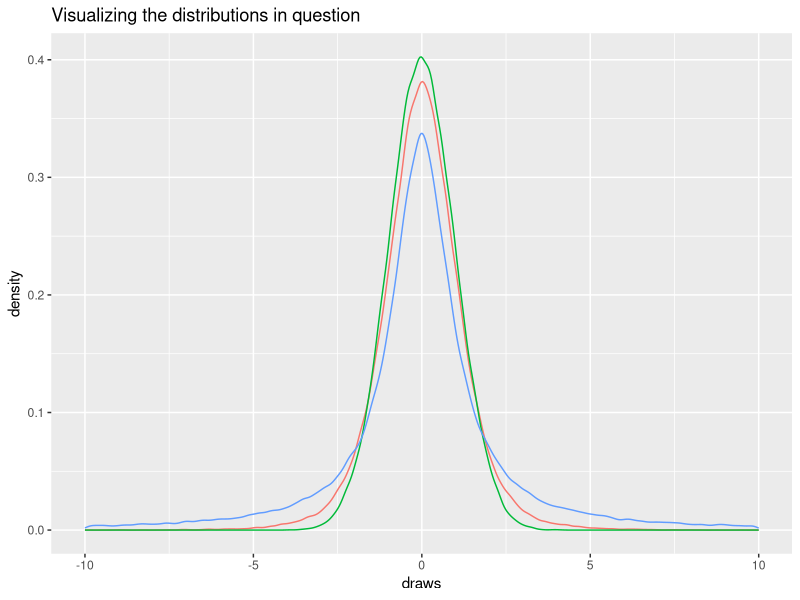
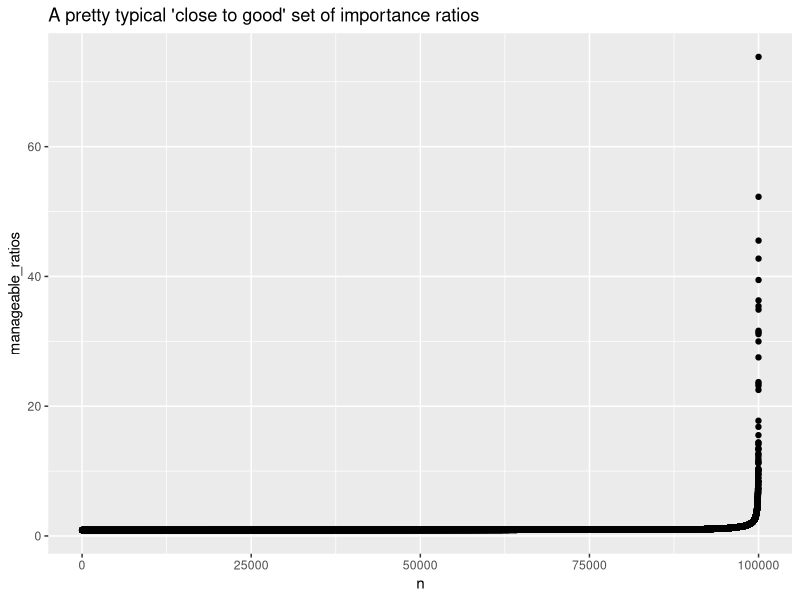
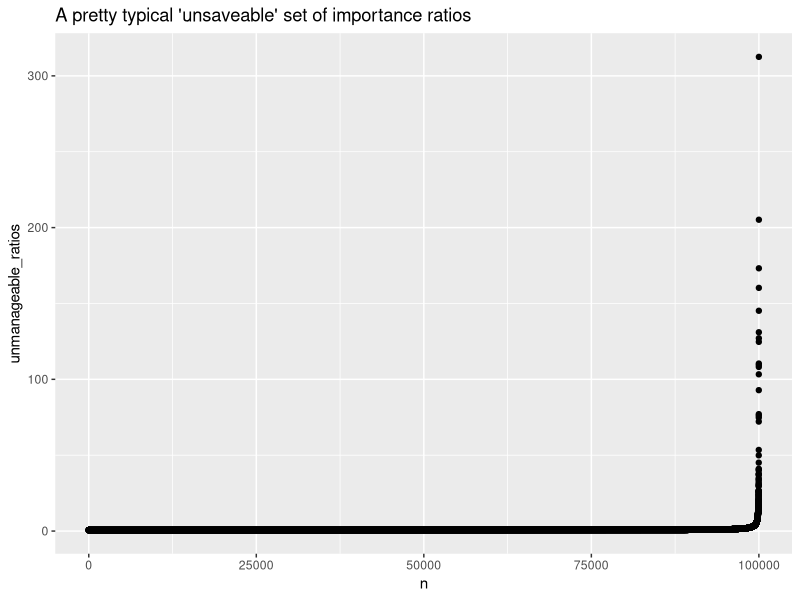

R code for these plots, in order:
library(tidyverse)
library(loo)

options(mc.cores = 8)

simulated_data <- tibble(
q_x = rnorm(100000),
manageable_p_x = rt(100000,5),
unmanageable_p_x = rcauchy(100000),
manageable_ratios = dt(q_x,5)/dnorm(q_x),
unmanageable_ratios = dcauchy(q_x)/dnorm(q_x)
)

mean(simulated_data$manageable_ratios)
max(simulated_data$manageable_ratios)

mean(simulated_data$unmanageable_ratios)
max(simulated_data$unmanageable_ratios)

reasonable_ratios <- simulated_data %>%
  arrange(manageable_ratios) %>%
  mutate(n = seq(1,100000)) %>%
  ggplot(aes(x = n,y = manageable_ratios)) +
  geom_point() +
  ggtitle("A pretty typical 'close to good' set of importance ratios")

unreasonable_ratios <- simulated_data %>%
  arrange(unmanageable_ratios) %>%
  mutate(n = seq(1,100000)) %>%
  ggplot(aes(x = n,y = unmanageable_ratios)) +
  geom_point() +
  ggtitle("A pretty typical 'unsaveable' set of importance ratios")

density_visual <- simulated_data %>%
                    pivot_longer(c(q_x,manageable_p_x,unmanageable_p_x),
                                 values_to = "draws",
                                 names_to = "distributions") %>%
                    ggplot(aes(x = draws, color = distributions)) +
                    geom_density() +
                    xlim(-10,10) +
                    ggtitle("Visualizing the distributions in question") +
                    theme(legend.position="none")

manageable_psis <- psis(log(simulated_data$manageable_ratios),
                       r_eff = NA)

manageable_psis$diagnostics

unmanageable_psis <- psis(log(simulated_data$unmanageable_ratios),
                          r_eff = NA)

unmanageable_psis$diagnostics
